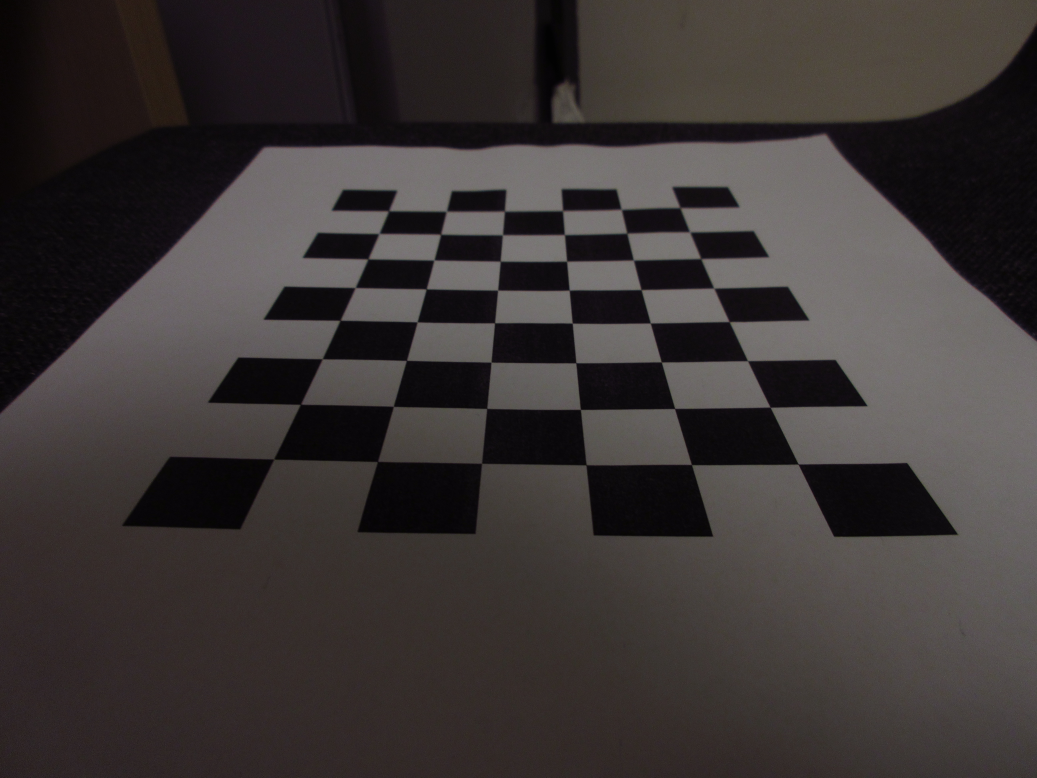
#> input picture calibration_images_2/IMG_2702.JPG, 5184 x 3888 px (shown at 1/5 size); its folder holds only this picture in this run
$ python hw3_a.py
#> lines starting #> are read from the running program, lines starting #| are printed output that depends on the picture; long printed decimals are rounded
import numpy as np
import cv2
import glob
import os
import sys

# ==============================================================================
# Calibration Settings
# ==============================================================================

# The number of inner corners per a chessboard row and column
CHECKERBOARD = (8, 6)

# The real-world size of a square on the chessboard (in mm)
SQUARE_SIZE = 18.0  #Canon PowerShot
#SQUARE_SIZE = 20.0  #Iphone Blackmagic
# Set the termination criteria for cornerSubPix
criteria = (cv2.TERM_CRITERIA_EPS + cv2.TERM_CRITERIA_MAX_ITER, 30, 0.001)

# For storing object points and image points from all the images.
objpoints = [] # 3D point in real world space
imgpoints = [] # 2D points in image plane.

# Create a single object point grid for the chessboard pattern
objp = np.zeros((CHECKERBOARD[0] * CHECKERBOARD[1], 3), np.float32)

# What mgid do is to create a grid of points for the chessboard corners in 3D space.
objp[:,:2] = np.mgrid[0:CHECKERBOARD[0], 0:CHECKERBOARD[1]].T.reshape(-1, 2) * SQUARE_SIZE
print(objp)
images = glob.glob('calibration_images_2/*.JPG') #Canon PowerShot
#images = glob.glob('calibration_images/*.PNG')  #Iphone Blackmagic
print(images)
if len(images) == 0:
    print("--- Fatal Error ---")
    print("No images. Check 'calibration_images/' and file type is .JPG/.png")
    sys.exit()

print(f"Find {len(images)} images. Start detecting corner point...")
h, w = 0, 0 # Image height and width

# Set OpenCV window for visualization
WINDOW_NAME = 'Calibration Check'
cv2.namedWindow(WINDOW_NAME, cv2.WINDOW_NORMAL)
cv2.resizeWindow(WINDOW_NAME, 900, 700)


detected_count = 0

for i, fname in enumerate(images):
    img = cv2.imread(fname)
#> img is the input picture: shape (3888, 5184, 3); mean B, G, R 53.7, 54.6, 60
    if img is None:
        print(f"Error：Cannot load image: {fname}，continue...")
        continue

    if h == 0 and w == 0:
        h, w = img.shape[:2]
#> h = 3888; w = 5184

    gray = cv2.cvtColor(img, cv2.COLOR_BGR2GRAY)

    flags = cv2.CALIB_CB_ADAPTIVE_THRESH + cv2.CALIB_CB_FAST_CHECK + cv2.CALIB_CB_NORMALIZE_IMAGE
    ret, corners = cv2.findChessboardCorners(gray, CHECKERBOARD, flags)
#> ret = True; corners = 48 rows, first 8: [3401.5, 1041.5], [3449.9, 1159.6], [3506, 1295.5], [3571, 1442], [3647.5, 1609.5], [3740, 1805.5], [3854.1, 2039.7], [3992.5, 2322.5]

    if ret == True:
        print(f"✅ Image {i+1}/{len(images)} ({os.path.basename(fname)})：successful。")
        detected_count += 1

        # Refine corner locations to sub-pixel accuracy
        # (11,11) is the search window size
        # (-1,-1) indicates that there is no zero zone in the search
        # Reference: https://blog.csdn.net/qq_30815237/article/details/87179830
        corners2 = cv2.cornerSubPix(gray, corners, (11, 11), (-1, -1), criteria)
#> corners2 = 48 rows, first 8: [3402.3, 1040.6], [3449.3, 1161.5], [3505.3, 1294.7], [3570.6, 1442.3], [3647.8, 1610.4], [3739.7, 1805.3], [3852.5, 2038.1], [3991.9, 2322.1]

        # Append object points and image points
        objpoints.append(objp)
        imgpoints.append(corners2)

        # Draw and display the corners
        img_drawn = cv2.drawChessboardCorners(img.copy(), CHECKERBOARD, corners2, ret)

        # Scale down for display
        scale_percent = 50
        width_resized = int(img_drawn.shape[1] * scale_percent / 100)
#> width_resized = 2592
        height_resized = int(img_drawn.shape[0] * scale_percent / 100)
#> height_resized = 1944
        resized_img = cv2.resize(img_drawn, (width_resized, height_resized), interpolation = cv2.INTER_AREA)

        # Show the image with detected corners
        cv2.imshow(WINDOW_NAME, resized_img)
        cv2.setWindowTitle(WINDOW_NAME, f'SUCCESS ({detected_count}/{len(images)}) - {os.path.basename(fname)}')
        cv2.waitKey(500)

    else:
        # Detection failed
        print(f"❌ Image {i+1}/{len(images)} ({os.path.basename(fname)})：Detection failed.")
        cv2.setWindowTitle(WINDOW_NAME, f'FAILURE - {os.path.basename(fname)}')
        # Scale down for display
        scale_percent = 50
        width_resized = int(img.shape[1] * scale_percent / 100)
        height_resized = int(img.shape[0] * scale_percent / 100)
        resized_img_fail = cv2.resize(img, (width_resized, height_resized), interpolation = cv2.INTER_AREA)
        cv2.imshow(WINDOW_NAME, resized_img_fail)
        cv2.waitKey(500)

cv2.destroyAllWindows()

if detected_count < 5: # Need at least 5 images for reliable calibration
    print(f"\n--- Warning: There are only ({detected_count} ) images---")
elif detected_count == 0:
    print("\n--- Fatal error : Detection error ---")
    sys.exit()

print(f"\n--- Successfully detected {detected_count} images. Start calibration ---")

# Execute camera calibration
ret_calib, mtx, dist, rvecs, tvecs = cv2.calibrateCamera(objpoints, imgpoints, (w, h), None, None)
#> ret_calib = 3.38; mtx = [[1520, 0, 2597.8], [0, 816, 1757], [0, 0, 1]]; dist = [[-0.0112, 0.0406, -0.036, -0.000588, -0.0178]]; rvecs = ([-0.309, 0.328, 1.56],); tvecs = ([49.37, -77.6, 99.04],)

print("\n--- Calibration Result ---")
print("Intrinsic Matrix K :\n", mtx)
#| Intrinsic Matrix K :
#|  [[1.51996720e+03 0.00000000e+00 2.59777820e+03]
#|  [0.00000000e+00 8.16023762e+02 1.75700595e+03]
#|  [0.00000000e+00 0.00000000e+00 1.00000000e+00]]
print("\nDistortion Coefficient D (dist) :\n", dist)
#| Distortion Coefficient D (dist) :
#|  [[-0.01119  0.04064 -0.03605 -0.0005884 -0.01783]]

# Calculate re-projection error
mean_error = 0
for i in range(len(objpoints)):
    imgpoints2, _ = cv2.projectPoints(objpoints[i], rvecs[i], tvecs[i], mtx, dist)
    error = cv2.norm(imgpoints[i], imgpoints2, cv2.NORM_L2) / len(imgpoints2)
    mean_error += error
#> this loop made 1 pass
#> (error, mean_error) on pass 1: (0.488, 0.488)
#> after the loop, mean_error = 0.488

total_mean_error = mean_error / len(objpoints)
#> total_mean_error = 0.488
print("\nMean Re-projection Error :", total_mean_error)
#| Mean Re-projection Error : 0.4878


# ==============================================================================
# Image Undistortion Demonstration
# ==============================================================================

# Optimize the camera matrix based on free scaling parameter
newcameramtx, roi = cv2.getOptimalNewCameraMatrix(mtx, dist, (w,h), 1, (w,h))
#> newcameramtx = [[1520, 0, 2597.8], [0, 816, 1757], [0, 0, 1]]; roi = (0, 0, 5183, 3887)

print("\nOptimized Intrinsic Matrix (newcameramtx):\n", newcameramtx)
#| Optimized Intrinsic Matrix (newcameramtx):
#|  [[1.51996720e+03 0.00000000e+00 2.59777820e+03]
#|  [0.00000000e+00 8.16023762e+02 1.75700595e+03]
#|  [0.00000000e+00 0.00000000e+00 1.00000000e+00]]

# Read the 20 calibration images and test image for undistortion demonstration
#test_image = "bottle.png" #Iphone Blackmagic
test_image = "bottle_2.jpg" # Canon PowerShot
images.append(test_image)
if len(images) > 0:
    for i, image in enumerate(images):
        original_img = cv2.imread(image)
        if original_img is not None:

            # Undistort the image
            undistorted_img = cv2.undistort(original_img, mtx, dist, None, newcameramtx)
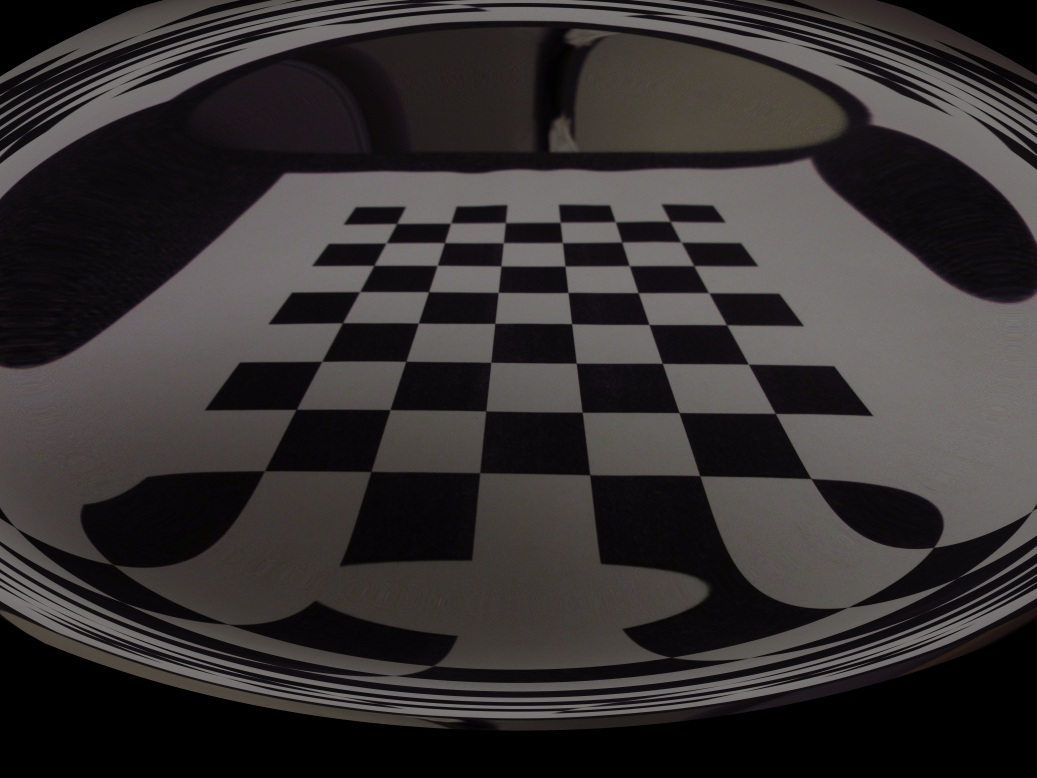
#> undistorted_img: shape (3888, 5184, 3) (shown at 1/5 size); mean B, G, R 49.8, 49.7, 53.5

            # Crop the image based on the ROI
            x, y, w_crop, h_crop = roi
#> x = 0; y = 0; w_crop = 5183; h_crop = 3887
            undistorted_img_cropped = undistorted_img[y:y+h_crop, x:x+w_crop]
            # Display the original and undistorted images side by side
            cv2.namedWindow('Undistortion Result', cv2.WINDOW_NORMAL)
            cv2.resizeWindow('Undistortion Result', 1200, 600)

            # Stack original and undistorted images side by side
            display_img = np.hstack((original_img, undistorted_img))

            cv2.imshow('Undistortion Result', display_img)
            cv2.setWindowTitle('Undistortion Result', f'Undistortion Result {i+1}/26')
            print("\nPress any key to exit...")
            cv2.waitKey(0)
            cv2.destroyAllWindows()

print("\n--- Part A: Calibration Successful---")
